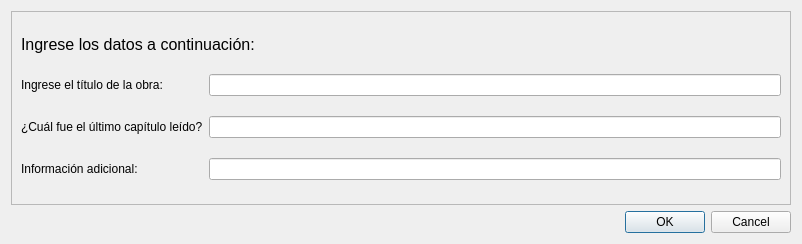
<?xml version="1.0" encoding="UTF-8"?>
<ui version="4.0">
 <class>VentanaAgregar</class>
 <widget class="QDialog" name="VentanaAgregar">
  <property name="geometry">
   <rect>
    <x>0</x>
    <y>0</y>
    <width>802</width>
    <height>244</height>
   </rect>
  </property>
  <property name="windowTitle">
   <string>Agregar registro</string>
  </property>
  <layout class="QVBoxLayout" name="verticalLayout">
   <item>
    <widget class="QFrame" name="frame">
     <property name="frameShape">
      <enum>QFrame::StyledPanel</enum>
     </property>
     <property name="frameShadow">
      <enum>QFrame::Raised</enum>
     </property>
     <layout class="QGridLayout" name="gridLayout">
      <property name="horizontalSpacing">
       <number>6</number>
      </property>
      <item row="2" column="0">
       <widget class="QLabel" name="label_2">
        <property name="text">
         <string>¿Cuál fue el último capítulo leído?</string>
        </property>
        <property name="buddy">
         <cstring>cuadroAddUltimo</cstring>
        </property>
       </widget>
      </item>
      <item row="2" column="1">
       <widget class="QLineEdit" name="cuadroAddUltimo"/>
      </item>
      <item row="1" column="0">
       <widget class="QLabel" name="label">
        <property name="text">
         <string>Ingrese el título de la obra: </string>
        </property>
        <property name="buddy">
         <cstring>cuadroAddTitulo</cstring>
        </property>
       </widget>
      </item>
      <item row="0" column="0" colspan="2">
       <widget class="QLabel" name="label_3">
        <property name="sizePolicy">
         <sizepolicy hsizetype="Preferred" vsizetype="Fixed">
          <horstretch>0</horstretch>
          <verstretch>0</verstretch>
         </sizepolicy>
        </property>
        <property name="text">
         <string>&lt;html&gt;&lt;head/&gt;&lt;body&gt;&lt;p&gt;&lt;span style=&quot; font-size:12pt;&quot;&gt;Ingrese los datos a continuación:&lt;/span&gt;&lt;/p&gt;&lt;/body&gt;&lt;/html&gt;</string>
        </property>
        <property name="margin">
         <number>10</number>
        </property>
       </widget>
      </item>
      <item row="1" column="1">
       <widget class="QLineEdit" name="cuadroAddTitulo"/>
      </item>
      <item row="3" column="0">
       <widget class="QLabel" name="label_4">
        <property name="text">
         <string>Información adicional:</string>
        </property>
        <property name="buddy">
         <cstring>cuadroInfoAdicional</cstring>
        </property>
       </widget>
      </item>
      <item row="3" column="1">
       <widget class="QLineEdit" name="cuadroInfoAdicional"/>
      </item>
     </layout>
    </widget>
   </item>
   <item>
    <widget class="QDialogButtonBox" name="buttonBox">
     <property name="orientation">
      <enum>Qt::Horizontal</enum>
     </property>
     <property name="standardButtons">
      <set>QDialogButtonBox::Cancel|QDialogButtonBox::Ok</set>
     </property>
    </widget>
   </item>
  </layout>
 </widget>
 <resources/>
 <connections>
  <connection>
   <sender>buttonBox</sender>
   <signal>accepted()</signal>
   <receiver>VentanaAgregar</receiver>
   <slot>accept()</slot>
   <hints>
    <hint type="sourcelabel">
     <x>257</x>
     <y>234</y>
    </hint>
    <hint type="destinationlabel">
     <x>157</x>
     <y>243</y>
    </hint>
   </hints>
  </connection>
  <connection>
   <sender>buttonBox</sender>
   <signal>rejected()</signal>
   <receiver>VentanaAgregar</receiver>
   <slot>reject()</slot>
   <hints>
    <hint type="sourcelabel">
     <x>325</x>
     <y>234</y>
    </hint>
    <hint type="destinationlabel">
     <x>286</x>
     <y>243</y>
    </hint>
   </hints>
  </connection>
 </connections>
</ui>
